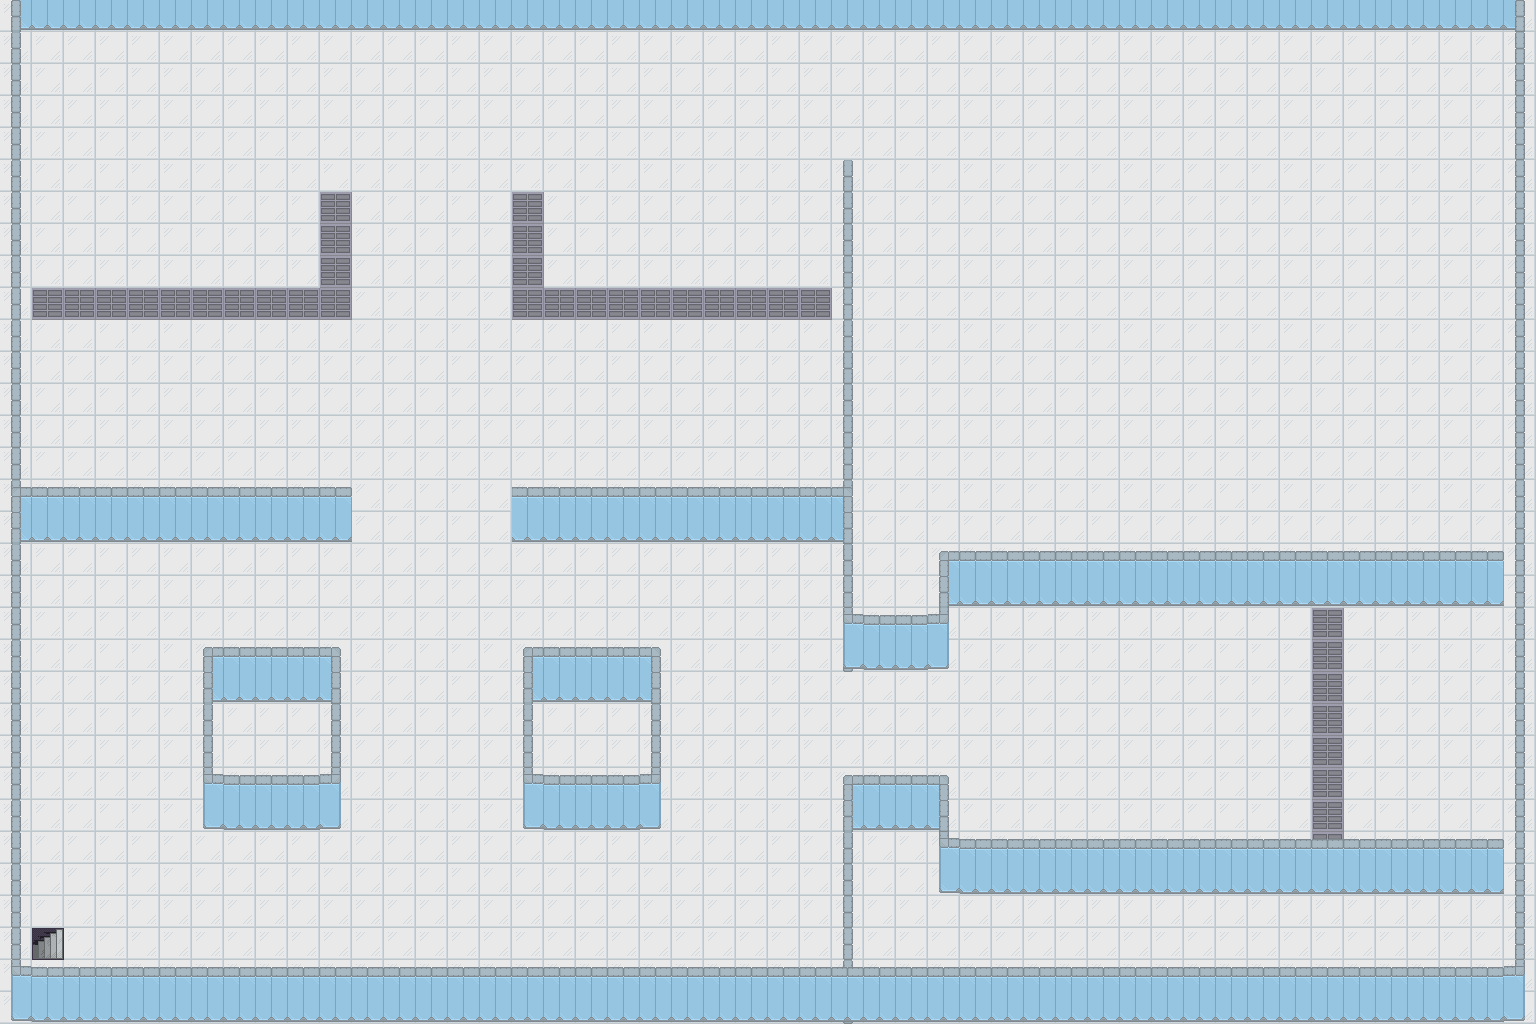

This game map was drawn from its Tiled (.tmx) file and the tilesets committed beside it. A one-line description and the trimmed map source follow:
An orthogonal 48x32 tile map with 32x32 px tiles, 3 tile layers (tiles, vertical walls, horizontal walls), 9 tilesets and 14 objects (4x slime, 4x scientist, 3x lizard, joe).

<map version="1.0" tiledversion="1.1.3" orientation="orthogonal" renderorder="right-down" width="48" height="32" tilewidth="32" tileheight="32" infinite="0" nextobjectid="19">
 <tileset firstgid="1" source="tiles.tsx" />
 <tileset firstgid="9" source="wallv.tsx" />
 <tileset firstgid="10" source="wallsh.tsx" />
 <tileset firstgid="16" source="mop-cart.tsx" />
 <tileset firstgid="17" source="slime.tsx" />
 <tileset firstgid="18" source="goaldoor.tsx" />
 <tileset firstgid="19" source="scientist.tsx" />
 <tileset firstgid="20" source="lizard.tsx" />
 <tileset firstgid="21" source="joe.tsx" />
 <layer name="tiles" width="48" height="32">
  <data>[1536 cells, 1536 non-empty, 3 distinct tile ids]</data>
 </layer>
 <objectgroup name="mop cart">
  <object id="1" gid="16" x="1237.05" y="743.966" width="64" height="64" />
 </objectgroup>
 <objectgroup name="goal door">
  <object id="5" gid="18" x="415.165" y="94.4532" width="64" height="64" />
 </objectgroup>
 <objectgroup name="characters">
  <object id="2" name="challengeslime1" type="slime" gid="17" x="1349.46" y="706.494" width="64" height="64" />
  <object id="3" name="challengeslime2" type="slime" gid="17" x="1351.96" y="796.427" width="64" height="64" />
  <object id="7" name="slime2" type="slime" gid="17" x="570.048" y="276.816" width="64" height="64" />
  <object id="9" name="slime1" type="slime" gid="17" x="160.356" y="284.311" width="64" height="64" />
  <object id="10" name="scientist3" type="scientist" gid="19" x="677.468" y="649.037" width="64" height="64" />
  <object id="11" name="scientist2" type="scientist" gid="19" x="205.322" y="636.547" width="64" height="64" />
  <object id="12" name="scientist1" type="scientist" gid="19" x="287.76" y="896.352" width="64" height="64" />
  <object id="14" name="scientist4" type="scientist" gid="19" x="550.063" y="911.34" width="64" height="64" />
  <object id="15" name="lizard2" type="lizard" gid="20" x="607.52" y="486.659" width="64" height="64" />
  <object id="16" name="lizard3" type="lizard" gid="20" x="739.921" y="444.191" width="64" height="64" />
  <object id="17" name="lizard1" type="lizard" gid="20" x="147.865" y="449.187" width="64" height="64" />
  <object id="18" name="player" type="joe" gid="21" x="65.4269" y="958.805" width="64" height="64" />
 </objectgroup>
 <layer name="vertical walls" width="48" height="32">
  <data>[1536 cells, 101 non-empty, 1 distinct tile ids]</data>
 </layer>
 <layer name="horizontal walls" width="48" height="32">
  <data>[1536 cells, 182 non-empty, 5 distinct tile ids]</data>
 </layer>
</map>
